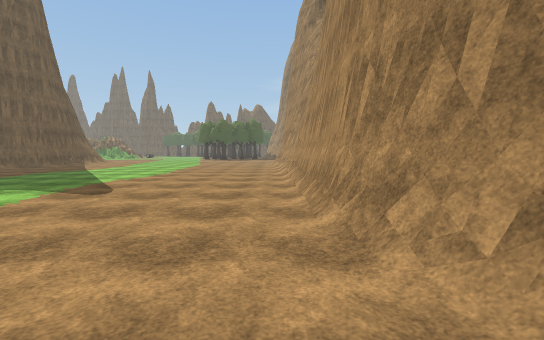
view 1 (above)

22 first-person views from a walk through a scene from a Unity 3-D project. The camera is 1.5 m above the floor, tilts 4° down and sees 90° across. The floor is counted in squares, 2 m on a side. Each view is taken from the middle of a square. On the plan, view 1 faces up. The plan holds only what a view shows up to about 10 squares ahead; the rest is blank. The place goes on beyond the plan. Some animated figures are not drawn. Some surface patterns are stand-ins.

view 2
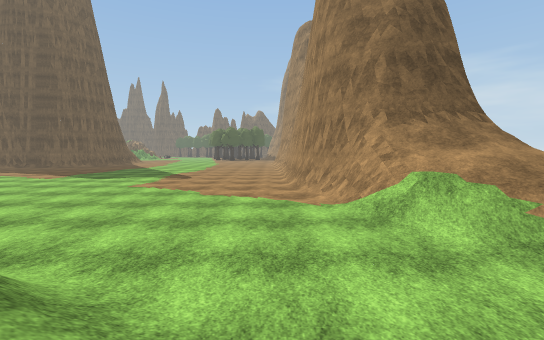

view 3
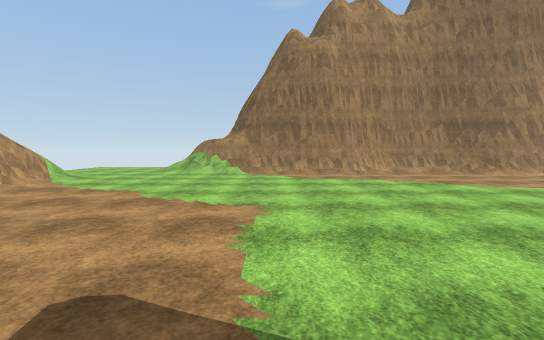

view 4
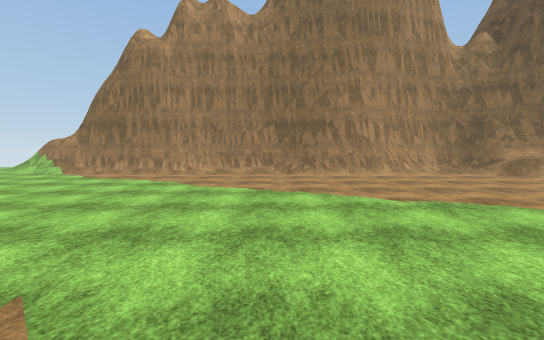

view 5
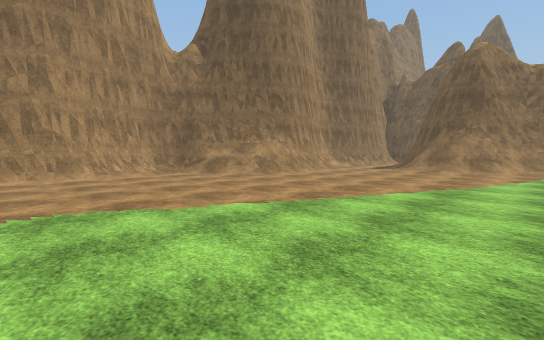

view 6
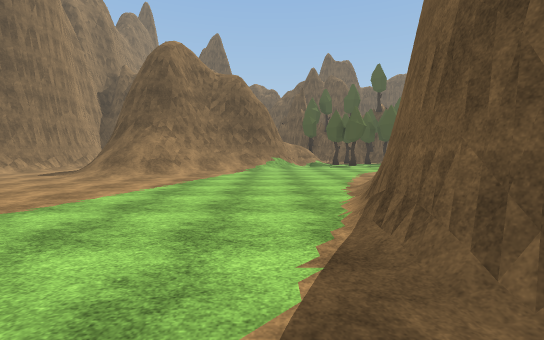

view 7
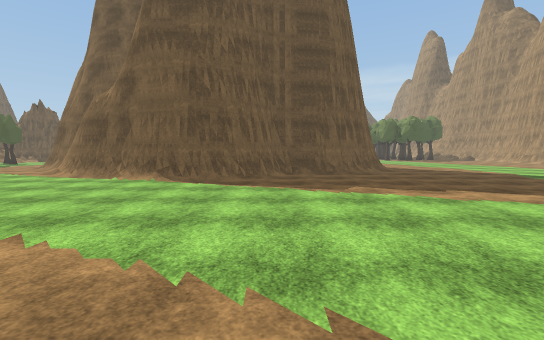

view 8
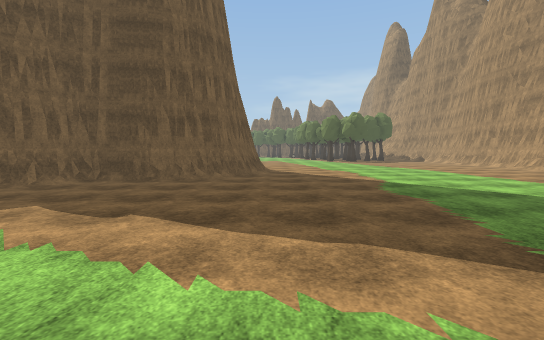

view 9
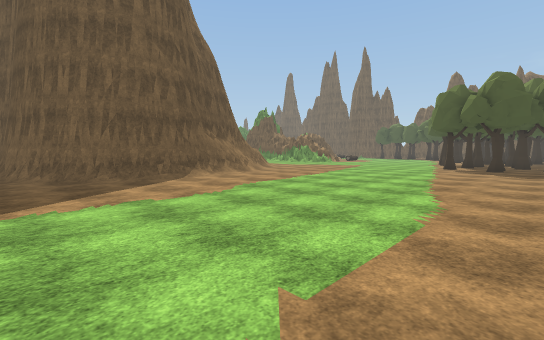

view 10
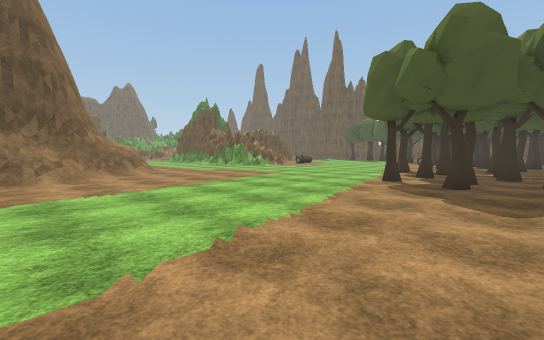

view 11
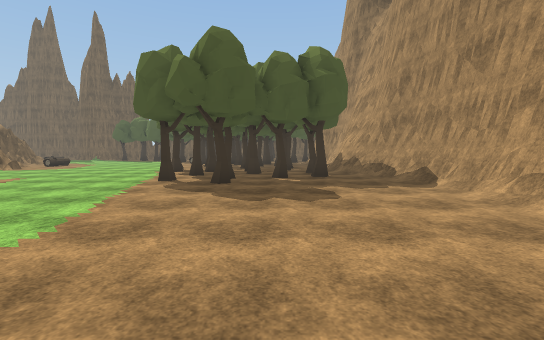

view 12
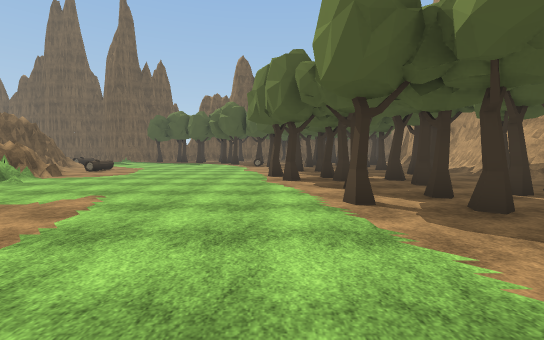

view 13
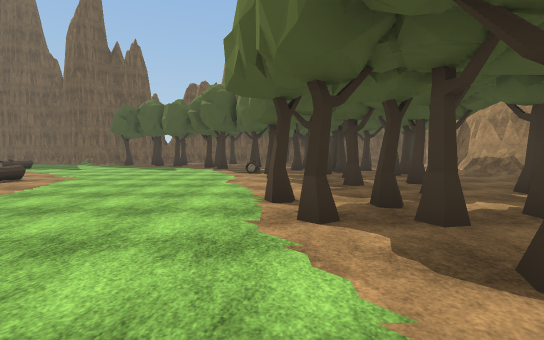

view 14
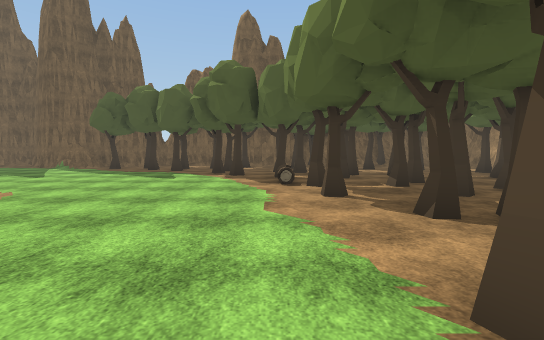

view 15
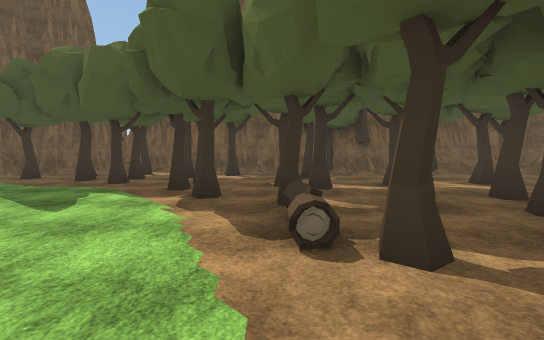

view 16
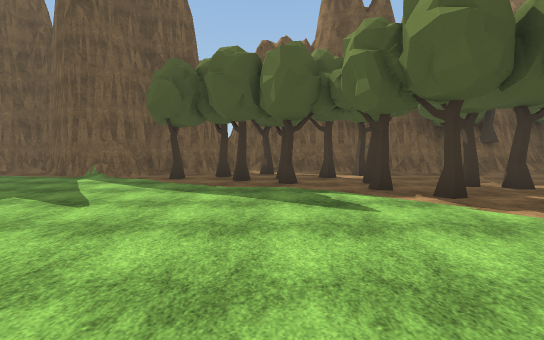

view 17
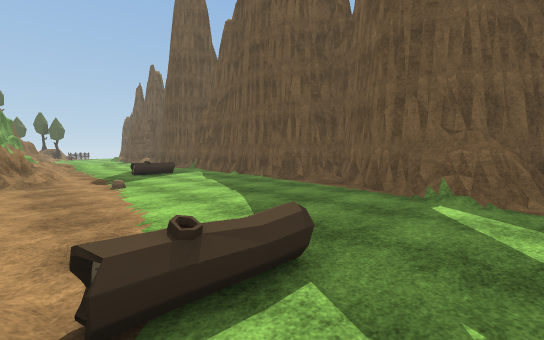

view 18
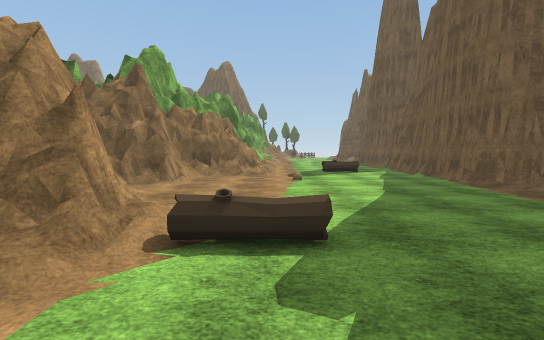

view 19
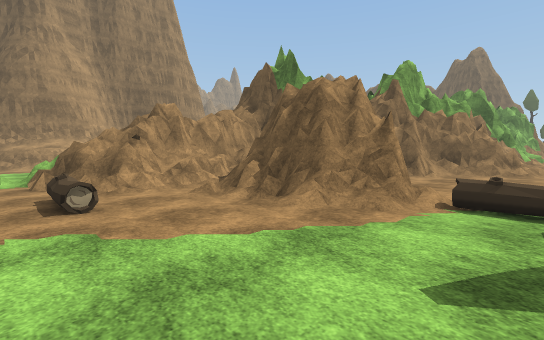

view 20
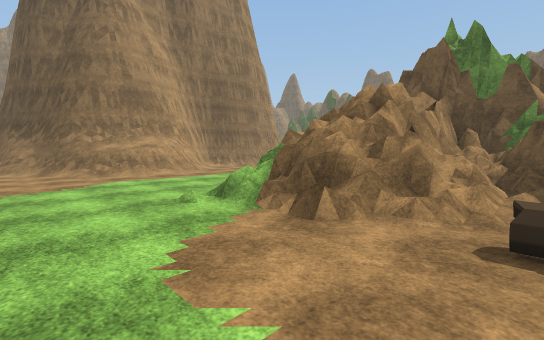

view 21
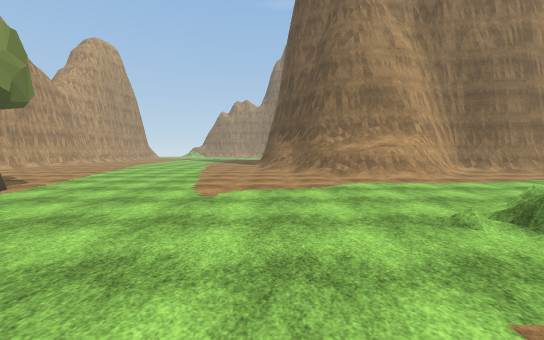

view 22
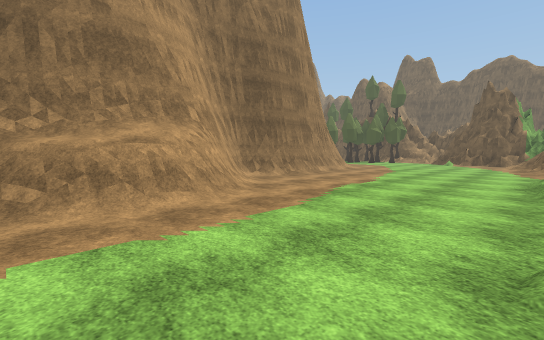

### Floor plan
Key: @ floor where view 1 was taken; # wall or solid block; . floor; / step, stairs or slope; = window, fence, low wall or low ledge; T tree; L log; O other object.
Columns run from 25 left of view 1 to 4 right of it. Each row starts with its distance up from view 1.
 41     ###   #########    ####
 40 #####/#####..T....#T##T#//#
 39 .......###..T..TT.T.......
 38 L.........T.TT.......O.T.
 37 L............T.T.TT.T.T.
 36 ...............TT...T...T
 35 //......L........T.T.T.T
 34  #/..............L..T.T.
 33  ##/..###=.......LT.T.TT/#
 32   ##. ###.........T.T.../#
 31    ## ###=.L..........T..#
 30       ###..L.......TTT...#
 29      ######=.........T.T.#
 28       ######......T.T.T..#
 27           ##.......TTT...#
 26           #=.........T.T.##
 25 //..==/.............T.T.T/#
 24 ...................T.T....#
 23 ..........................#
 22  .........................#
 21   ......./##/.............#
 20    ...../####/............
 19     ###/##  ##...........
 18       ###    #/..........
 17              ##........
 16               #........
 15               #........
 14               #..........
 13              ##..........
 12  ./         ##/.........
 11 ...###   ####/.........
 10 .....#####/...............
  9 .......##/................#
  8 ..........................#
  7 /.........................#
  6 //........................#
  5 #=/.......................#
  4 #=/.......................#
  3 ##/.......................#
  2 ##/.......................#
  1  .........................###
  0 ...  //..................@.###
 -1 ##    #//..................=/
 -2       ##/..................//
 -3        ##/#####...###///..../
 -4         ###   ##### ####//...
 -5                          /

Positions as (right, up) in squares from view 1, and headings:
1: (0, 0), facing up
2: (0, -5), facing up
3: (-4, 6), facing down
4: (-10, 6), facing down
5: (-12, 6), facing down-left
6: (-15, 8), facing left
7: (-15, 2), facing up
8: (-10, 4), facing up
9: (-3, 11), facing up-left
10: (-3, 17), facing up-left
11: (-3, 17), facing up
12: (-7, 20), facing up
13: (-7, 24), facing up
14: (-8, 27), facing up
15: (-8, 31), facing up
16: (-12, 31), facing up
17: (-16, 34), facing up-left
18: (-15, 35), facing left
19: (-13, 35), facing down-left
20: (-11, 30), facing down-left
21: (-11, 29), facing down
22: (-13, 25), facing down-left
